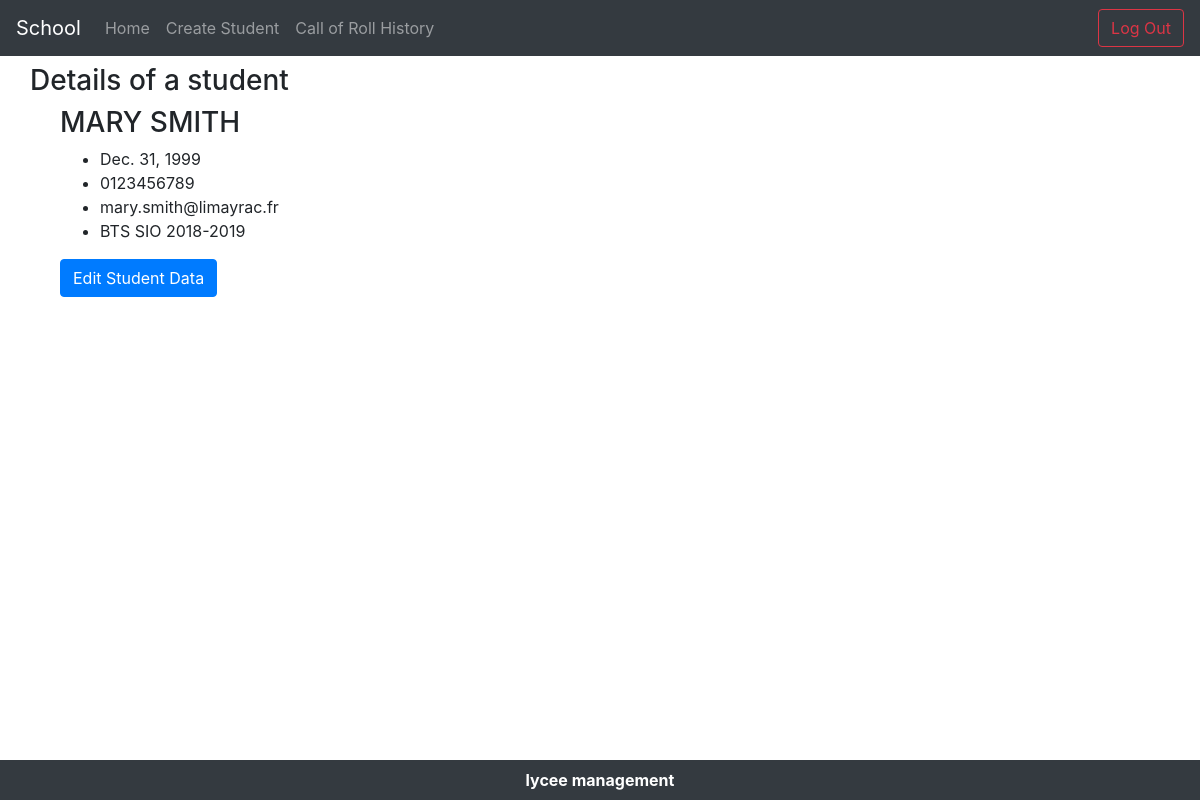
The app's page /lycee/student/5 (signed in) with its own data.
### lycee/models.py (models this page shows, shortened)
class Student(models.Model):
  first_name = models.CharField(
    max_length=50,
    blank=False,
    null=False
    )
  birth_date = models.DateField(
    verbose_name='date of birth',
    blank=False,
    null=True
    )
  last_name = models.CharField(
    verbose_name="lastname",
    help_text="last name of the student",
    blank=False, # pas de champ vide
    null=False, # pas de champ null (a conjuguer avec default
    max_length=255, # taille maximale du champ
    )
  phone = models.CharField(
    verbose_name="phonenumber",
    help_text="phone number of the student",
    blank=False, # pas de champ vide
    null=False, # pas de champ null (a conjuguer avec default
    default="0999999999",
    max_length=10, # taille maximale du champ
    )
  email = models.EmailField(
    verbose_name="email",
    help_text="phone number of the student",
    blank=False, # pas de champ vide
    null=False, # pas de champ null (a conjuguer avec default
    default="x@y.z",
    max_length=255, # taille maximale du champ
    )
  comments = models.CharField(
    verbose_name="comments",
    help_text="some comments about the student",
    blank=True,
    null=False, # pas de champ null (a conjuguer avec default
    max_length=255, # taille maximale du champ
    )
  cursus = models.ForeignKey(
    Cursus,
    on_delete=models.CASCADE, # necessaire selon la version de Django
    null=True
    )

class Cursus(models.Model):
  name = models.CharField(
    max_length=50,
    blank=False,
    null=True,
    default='aucun'
  )
  year_from_bac = models.SmallIntegerField(
    help_text ="year since le bac",
    verbose_name="year",
    blank=False,
    null=True,
    default=0
  )
  scholar_year = models.CharField(
    max_length=9,
    blank=False,
    null=True,
    default='0000-00001'
  )
  def __str__(self):
    return self.name + " " + self.scholar_year

### lycee/views.py (the view)
# urls.py: url(r'^student/(?P<student_id>[0-9]+)$', views.detail_student, name='detail_student'),
def detail_student(request,student_id):
  checkUserAuth(request)
  result_list = get_object_or_404(Student, pk=student_id)
  context = {'student': result_list}
  return render (request, 'lycee/student/detail_student.html' , context)

### lycee/views.py (called while the page is built)
def checkUserAuth(request):
  if not request.user.is_authenticated:
    return HttpResponseForbidden()

### lycee/templates/lycee/student/detail_student.html
{% extends "master.html" %}
{% if student %}
    {% block title %}
        Details of a student
    {% endblock %}
    {% block content %}
      <div class="container">
        <div class="row">
          <div class = "col">
            <h3>{{student.first_name }} {{student.last_name}}</h3>
            <ul>
                <li>{{student.birth_date}}</li>
                <li>{{student.phone}}</li>
                <li>{{student.email|lower}}</li>
                <li>{{student.cursus}}</li>
            </ul>
          </div>
        </div>
        <a class="btn btn-primary mb-2 text-white" href="/lycee/student/edit/{{student.id}}">Edit Student Data</a>
      </div>
    {% endblock %}
{% else %}
     <p>No student to show.</p>
{% endif %}

### records on screen
Student: first_name "MARY", last_name "SMITH", birth_date "Dec. 31, 1999", phone "0123456789", email "mary.smith@limayrac.fr", cursus "BTS SIO 2018-2019"
